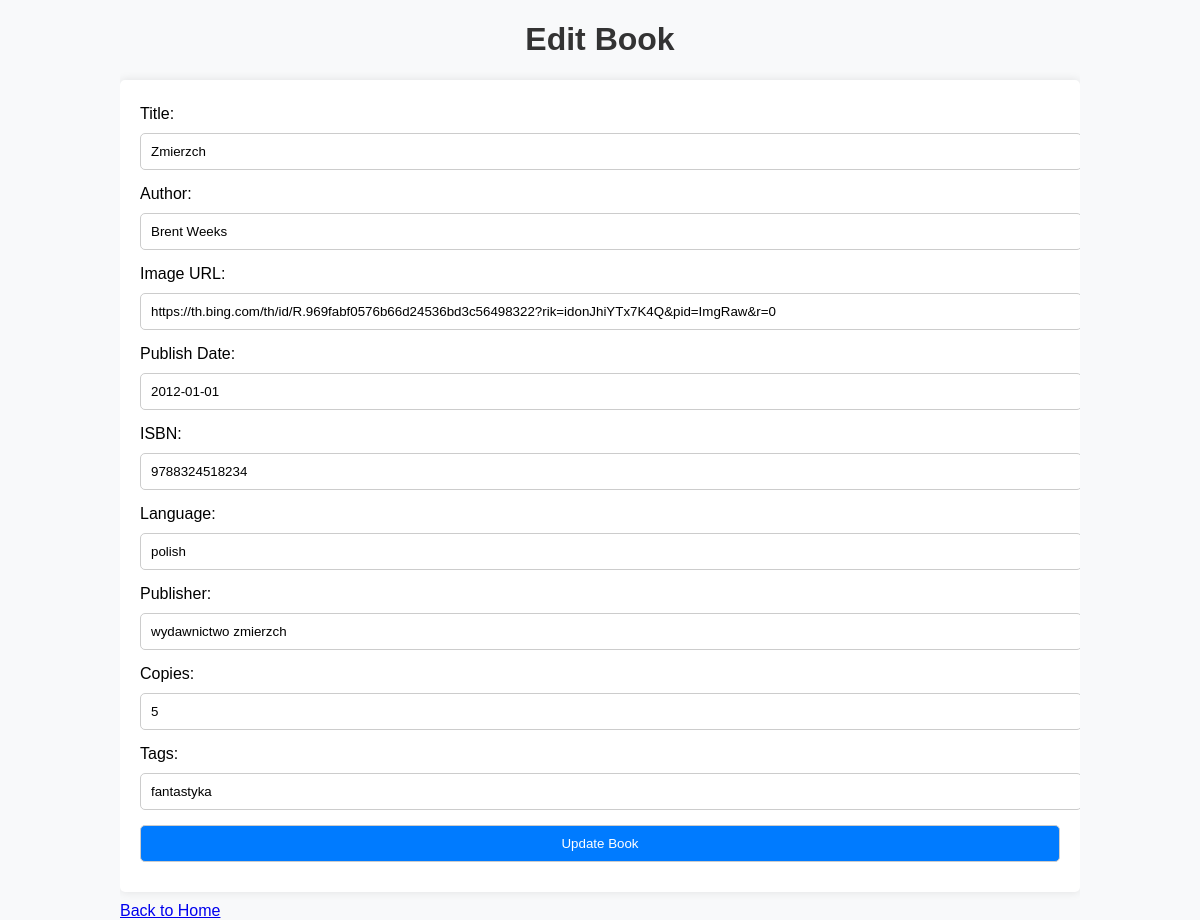
/edit_book/1 (signed in), run on the app's committed database.
### tables this page shows
CREATE TABLE books (
                            id INTEGER PRIMARY KEY AUTOINCREMENT,
                            title TEXT NOT NULL,
                            author TEXT NOT NULL,
                            image TEXT,
                            publish_date TEXT,
                            isbn TEXT,
                            language TEXT,
                            publisher TEXT,
                            copies INTEGER NOT NULL,
                            tags TEXT);

### app.py (the view, shortened to what this page needs)
@app.route('/edit_book/<int:book_id>', methods=['GET', 'POST'])
@login_required
def edit_book(book_id):
    conn = get_db_connection()
    book = conn.execute('SELECT * FROM books WHERE id = ?', (book_id,)).fetchone()
    conn.close()
    return render_template('edit_book.html', book=book)

### app.py (called while the page is built)
def get_db_connection():
    conn = sqlite3.connect('books.db')
    conn.row_factory = sqlite3.Row
    return conn

@login_manager.user_loader
def load_user(user_id):
    conn = get_db_connection()
    user = conn.execute('SELECT * FROM users WHERE id = ?', (user_id,)).fetchone()
    conn.close()
    if user:
        return User(id=user['id'], username=user['username'], password=user['password'])
    return None

### templates/edit_book.html (shortened to what this page needs)
<!DOCTYPE html>
<html>
<head>
    <link rel="stylesheet" href="{{ url_for('static', filename='style.css') }}">
</head>
<body>
    <div class="container">
        <h1>Edit Book</h1>
        <form method="post">
            <label for="title">Title:</label>
            <input type="text" id="title" name="title" value="{{ book.title }}" required>
            <label for="author">Author:</label>
            <input type="text" id="author" name="author" value="{{ book.author }}" required>
            <label for="image">Image URL:</label>
            <input type="text" id="image" name="image" value="{{ book.image }}">
            <label for="publish_date">Publish Date:</label>
            <input type="text" id="publish_date" name="publish_date" value="{{ book.publish_date }}">
            <label for="isbn">ISBN:</label>
            <input type="text" id="isbn" name="isbn" value="{{ book.isbn }}">
            <label for="language">Language:</label>
            <input type="text" id="language" name="language" value="{{ book.language }}">
            <label for="publisher">Publisher:</label>
            <input type="text" id="publisher" name="publisher" value="{{ book.publisher }}">
            <label for="copies">Copies:</label>
            <input type="number" id="copies" name="copies" value="{{ book.copies }}" required>
            <label for="tags">Tags:</label>
            <input type="text" id="tags" name="tags" value="{{ book.tags }}">
            <button type="submit">Update Book</button>
        </form>
        <a href="{{ url_for('index') }}">Back to Home</a>
    </div>
</body>
</html>

### static/style.css (style rules this page uses)
body { font-family: Arial, sans-serif; background-color: #f8f9fa; margin: 0; padding: 0; }
.container { width: 80%; margin: auto; overflow: hidden; }
h1, h2 { color: #333; text-align: center; }
form { margin: 10px 0; padding: 20px; background: #fff; border-radius: 5px; box-shadow: 0 0 10px rgba(0,0,0,0.1); }
label { display: block; margin: 5px 0; }
input[type="text"], input[type="password"], input[type="number"], button { width: 100%; padding: 10px; margin: 5px 0 10px 0; border: 1px solid #ccc; border-radius: 5px; }
button { background: #007bff; color: #fff; cursor: pointer; }

### data on the page
books: title "Zmierzch", author "Brent Weeks", image "https://th.bing.com/th/id/R.969fabf0576b66d24536bd3c56498322?rik=idonJhiYTx7K4Q&pid=ImgRaw&r=0", publish_date "2012-01-01", isbn "9788324518234", language "polish", publisher "wydawnictwo zmierzch", copies "5", tags "fantastyka"
